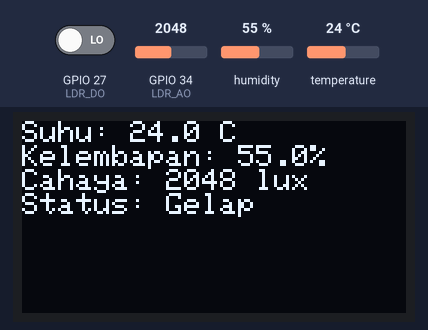
Recording of a program running on a simulated ESP32. Parts: 128×64 one-colour display. The inputs (shaded band) are chosen by the test bench; at power-on: GPIO 27 (LDR_DO) LOW, humidity 55 %, GPIO 34 (LDR_AO) = 2048, temperature 24 °C. What the program prints to the serial monitor is not drawn.

Above: at 1.8 s.
1.9 s: GPIO 27 (LDR_DO) driven HIGH
At 2.5 s:
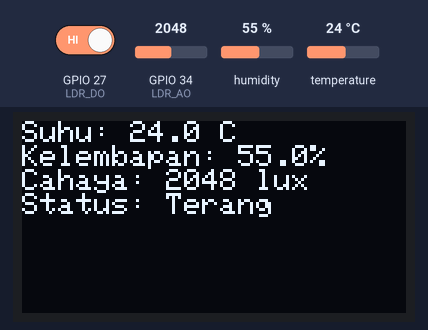
3.6 s: humidity set to 22 %
At 4.5 s:
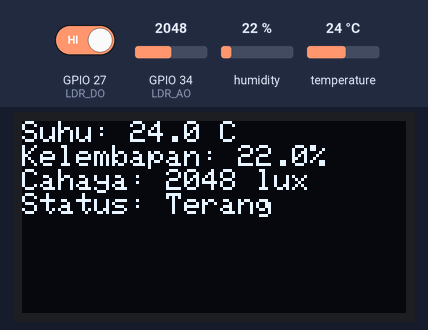
5.7 s: GPIO 34 (LDR_AO) set to 2866
At 7.5 s:
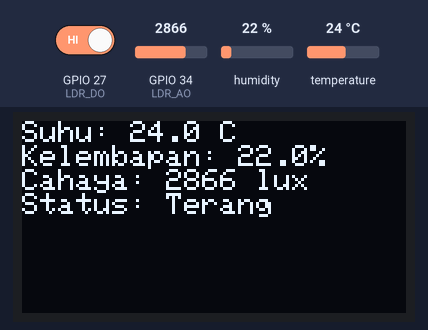
7.8 s: temperature set to 12 °C
At 9.5 s:
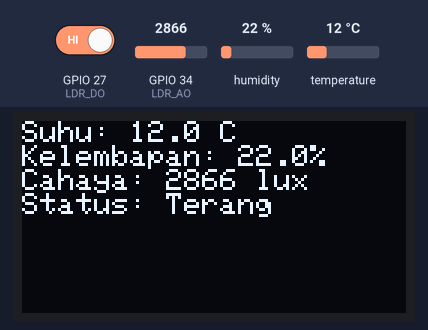
9.8 s: GPIO 34 (LDR_AO) set to 3603
At 11.6 s:
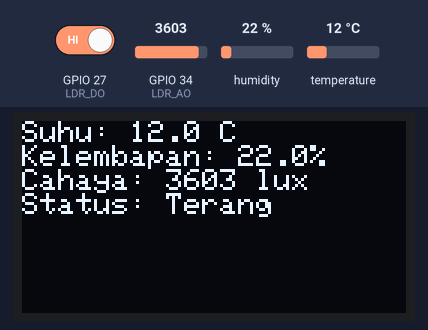
11.9 s: GPIO 27 (LDR_DO) driven LOW
At 13.7 s:
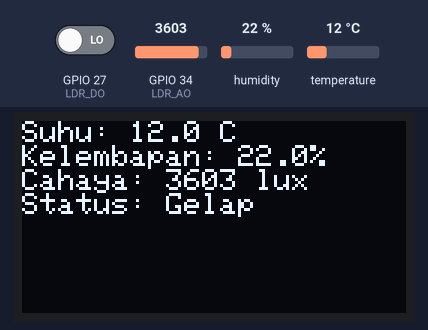
Timing chart, 0 to 15.0 s (numbered marks = the images above; inputs shaded):
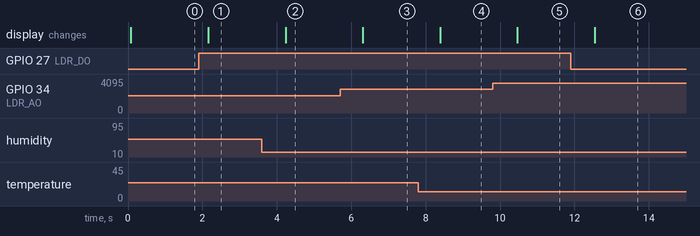

Measured:
- after the input at 1.9 s, the display: changes after 0.26 s (image 1)
- after the input at 3.6 s, the display: changes after 0.64 s (image 2)
- after the input at 5.7 s, the display: changes after 0.61 s (image 3)
- after the input at 7.8 s, the display: changes after 0.59 s (image 4)
- after the input at 9.8 s, the display: changes after 0.67 s (image 5)
- after the input at 11.9 s, the display: changes after 0.65 s (image 6)

The program:

main.cpp
```cpp
#include <Wire.h>
#include <Adafruit_GFX.h>
#include <Adafruit_SSD1306.h>
#include <DHT.h>

#define SCREEN_WIDTH 128
#define SCREEN_HEIGHT 64
#define OLED_RESET    -1
#define DHTPIN 2
#define DHTTYPE DHT11
#define LDR_AO 34  // Pin untuk Analog Output dari LDR
#define LDR_DO 27  // Pin untuk Digital Output dari LDR

Adafruit_SSD1306 display(SCREEN_WIDTH, SCREEN_HEIGHT, &Wire, OLED_RESET);
DHT dht(DHTPIN, DHTTYPE);

void setup() {
    Serial.begin(115200);
    dht.begin();
    display.begin(SSD1306_SWITCHCAPVCC, 0x3C);
    display.clearDisplay();
    display.setTextSize(1);
    display.setTextColor(WHITE);
    pinMode(LDR_DO, INPUT);
}

void loop() {
    float temperature = dht.readTemperature();
    float humidity = dht.readHumidity();
    int lightIntensity = analogRead(LDR_AO);
    int lightStatus = digitalRead(LDR_DO);

    display.clearDisplay();
    display.setCursor(0, 0);
    display.printf("Suhu: %.1f C\n", temperature);
    display.printf("Kelembapan: %.1f%%\n", humidity);
    display.printf("Cahaya: %d lux\n", lightIntensity);
    display.printf("Status: %s\n", lightStatus ? "Terang" : "Gelap");
    display.display();

    Serial.print("Suhu: ");
    Serial.print(temperature);
    Serial.println(" C");
    Serial.print("Kelembapan: ");
    Serial.print(humidity);
    Serial.println(" %");
    Serial.print("Cahaya (Analog): ");
    Serial.println(lightIntensity);
    Serial.print("Cahaya (Digital): ");
    Serial.println(lightStatus ? "Terang" : "Gelap");

    delay(1000);
}
```
